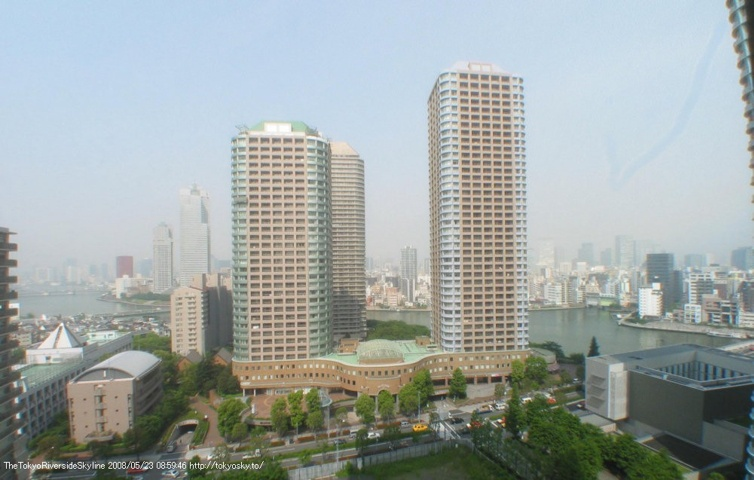
#> input picture images/real_images/d90000014-10.jpg, 754 x 480 px, found by its file name
$ python different_color_space_imshow.py
#> lines starting #> are read from the running program, lines starting #| are printed output that depends on the picture
import cv2
import os.path as osp
import matplotlib.pyplot as plt

if __name__=="__main__":
    # [42 lines of commented-out code are left out]

    image_dir = "./images"
    image_name = 'd90000014-10.jpg'
    image_path = osp.join(image_dir, image_name)
    img = cv2.imread(image_path)
#> img is the input picture: shape (480, 754, 3); mean B, G, R 165, 166.8, 159
    img = cv2.resize(img, (256, 256), cv2.INTER_LINEAR)
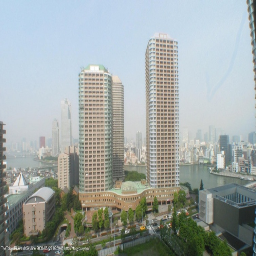
#> img: shape (256, 256, 3); mean B, G, R 164.9, 166.7, 159
    # img_hsv = cv2.cvtColor(img, cv2.COLOR_BGR2HSV)
    img_B = img[:, :, 0]
    img_G = img[:, :, 1]
    img_R = img[:, :, 2]
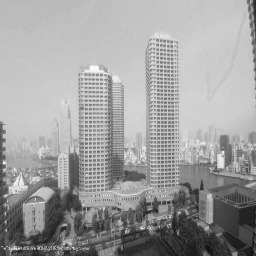
#> img_R: shape (256, 256); min 13, max 255, mean 159

    image_name_1 = 'd90000014-10_1_9.jpg'
    image_path_1 = osp.join(image_dir, image_name_1)
    img_1 = cv2.imread(image_path_1)
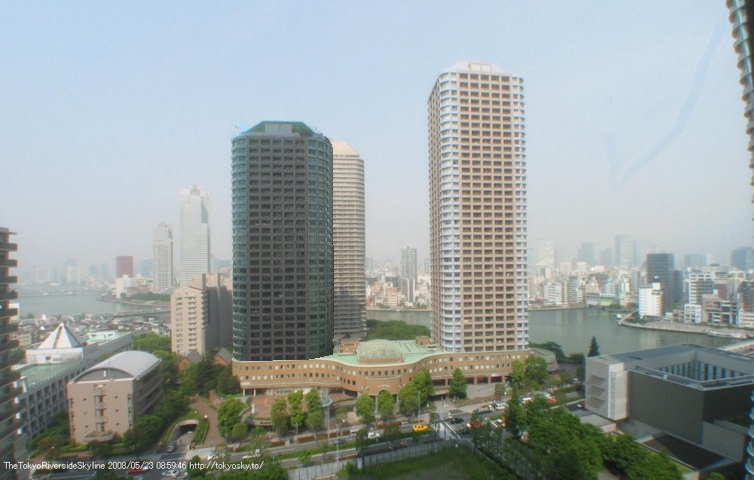
#> input picture images/composite_images/d90000014-10_1_9.jpg, 754 x 480 px, found by its file name
#> img_1 is the input picture: shape (480, 754, 3); mean B, G, R 161.5, 162.5, 153.9
    img_1 = cv2.resize(img_1, (256, 256), cv2.INTER_LINEAR)
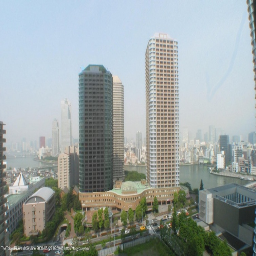
#> img_1: shape (256, 256, 3); mean B, G, R 161.4, 162.4, 153.9
    # img_hsv_1 = cv2.cvtColor(img_1, cv2.COLOR_BGR2HSV)
    img_1_B = img_1[:, :, 0]
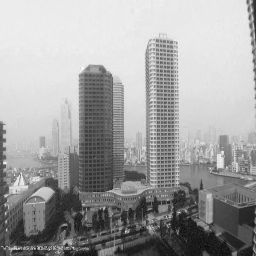
#> img_1_B: shape (256, 256); min 10, max 250, mean 161.4
    img_1_G = img_1[:, :, 1]
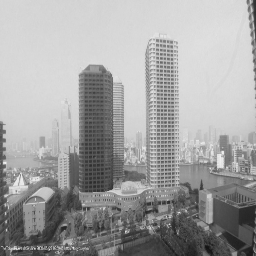
#> img_1_G: shape (256, 256); min 20, max 241, mean 162.4
    img_1_R = img_1[:, :, 2]
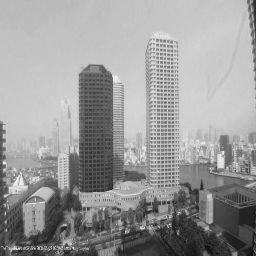
#> img_1_R: shape (256, 256); min 13, max 243, mean 153.9

    cv2.namedWindow('img', 2)
    cv2.imshow('img', img)
    cv2.namedWindow('img_B', 2)
    cv2.imshow('img_B', img_B)
    cv2.namedWindow('img_G', 2)
    cv2.imshow('img_G', img_G)
    cv2.namedWindow('img_R', 2)
    cv2.imshow('img_R', img_R)

    cv2.namedWindow('img_1', 2)
    cv2.imshow('img_1', img_1)
    cv2.namedWindow('img_1_B', 2)
    cv2.imshow('img_1_B', img_1_B)
    cv2.namedWindow('img_1_G', 2)
    cv2.imshow('img_1_G', img_1_G)
    cv2.namedWindow('img_1_R', 2)
    cv2.imshow('img_1_R', img_1_R)
    cv2.waitKey(0)


    # [17 lines of commented-out code are left out]
